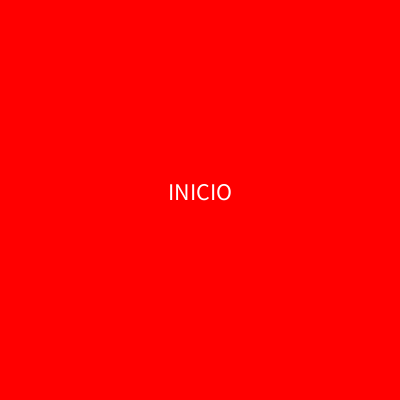
Frame 1 (no input)
Frame 60 (the mouse pressed at the canvas centre just before this capture): identical to frame 1, image omitted
Frame 120 (the mouse held since frame 60 and released just before this capture): identical to frame 1, image omitted

The Processing sketch that drew this single still picture (run headless with seeded random() and noise(); from frame 60 on, the mouse is pressed at the canvas centre):

// Processing sketch: pacman_estados
// ── pacman_estados.pde
Jugador bolita;
Jugador cuadradito;
Jugador personajeSeleccionado;

int numAlimento = 20;
Alimento[] comidita;

//definir nuestros estados
int INICIO = 1;
int MENU = 2;
int NIVEL1 = 3;
int PERDER = 4;
int GANAR = 5;

//guarda el estado en el que estamos
int estadoActual;

int puntaje = 0;

int tiempoDeInicio = 0;
int tiempoLimite = 10000;


void setup() {
  size(400, 400);
  textSize(24);
  estadoActual = INICIO;

  bolita = new Jugador(width/2, height/2, 10, "FLECHAS");
  cuadradito = new Jugador(width/2, height/2, 10, "WASD");

  comidita = new Alimento[numAlimento];
  for (int i = 0; i < numAlimento; i++) {
    comidita[i] = new Alimento();
  }
}

void draw() {
  background(255);

  if (estadoActual == INICIO) {
    //aqui deberia pasar todo lo que pasa en el inicio
    background(255, 0, 0);
    fill(255);
    textAlign(CENTER);
    text("INICIO", width/2, height/2);
  }

  ///////////////////////////INICIO///////////////////////////

  if (estadoActual == MENU) {
    //aqui deberia pasar todo lo que pasa en el inicio
    background(0, 255, 0);
    fill(0);
    textAlign(CENTER);
    text("MENU", width/2, 40);
    text("Escoge tu personaje!", width/2, 70);

    //boton 1
    fill(0);
    circle(width/2 - 75, height/2, 40);

    //boton 2
    fill(255);
    rectMode(CENTER);
    square(width/2 + 75, height/2, 40);
  }

  ///////////////////////////MENU///////////////////////////

  if (estadoActual == NIVEL1) {
    fill(0);
    textAlign(LEFT);
    text("PUNTAJE: " + puntaje, 20, 30);

    textAlign(RIGHT);
    int tiempoRestante = (tiempoLimite + tiempoDeInicio - millis())/1000;
    text("Tiempo: " + tiempoRestante, width - 20, 30);

    for (int i = 0; i < numAlimento; i++) {
      comidita[i].mostrarse();
      if (comidita[i].revisarDistancia(personajeSeleccionado) == true) { //true o false
        puntaje = puntaje + 1;
      }
    }

    personajeSeleccionado.dibujarse();
    personajeSeleccionado.moverse();

    //si tiene el puntaje para ganar cambia de estado
    if (puntaje >= 10) {
      estadoActual = GANAR;
    }

    //si se pasa del tiempo pierde
    if (millis() > tiempoDeInicio + tiempoLimite) {
      estadoActual = PERDER;
    }
  }

  ///////////////////////////NIVEL!///////////////////////////

  if (estadoActual == GANAR) {
    //aqui deberia pasar todo lo que pasa al ganar
    background(0, 0, 255);
    fill(0);
    textAlign(CENTER);
    text("FELICITACIONES!", width/2, height/2);
    text("GANASTE!!!!", width/2, height/2 + 20);
    puntaje = 0;
    personajeSeleccionado.reestablecer();
    for (int i = 0; i < numAlimento; i++) {
      comidita[i].reestablecer();
    }
  }

  if (estadoActual == PERDER) {
    //aqui deberia pasar todo lo que pasa al ganar
    background(255, 0, 0);
    fill(0);
    textAlign(CENTER);
    text("PERDISTE :(", width/2, height/2);
    puntaje = 0;
    personajeSeleccionado.reestablecer();
    for (int i = 0; i < numAlimento; i++) {
      comidita[i].reestablecer();
    }
  }
}

void keyPressed() {
  personajeSeleccionado.cambiarDireccion(keyCode);
}

void mouseReleased() {
  //cambiar de nivel cuando oprimo el mouse
  if (estadoActual == INICIO) {
    estadoActual = MENU;
  } else if (estadoActual == MENU) {
    //antes de pasar al nivel 1
    //vamos a guardar el tiempo de inicio
    tiempoDeInicio = millis();

    //seleccionar bolita boton 1
    if (dist(mouseX, mouseY, width/2 - 75, height/2) < 100) {
      personajeSeleccionado = bolita;
      estadoActual = NIVEL1;

      //seleccionar cuadraito boton 2
    } else if (dist(mouseX, mouseY, width/2 + 75, height/2) < 100) {
      personajeSeleccionado = cuadradito;
      estadoActual = NIVEL1;
    }
    //si ganamos o perdemos volvemos al inicio
  } else if (estadoActual == GANAR || estadoActual == PERDER) {
    estadoActual = INICIO;
  }
}

// ── alimento.pde
class Alimento {
  float x;
  float y;
  boolean invisible;

  Alimento() {
    x = random(width);
    y = random(height);
    invisible = false;
  }

  void mostrarse() {
    if (invisible == false) {
      fill(0);
      circle(x, y, 5);
    }
  }

  void desaparecer() {
    invisible = true;
  }
  
  void reestablecer() {
    invisible = false;
    x = random(width);
    y = random(height);
  }

  boolean revisarDistancia(Jugador j) {
    float dist = dist(x, y, j.x, j.y);

    if (dist < j.tam/2 && invisible != true) {
      desaparecer();
      j.crecer();
      return true;
    } else {
      return false;
    }
  }
}

// ── jugador.pde
class Jugador {
  float x, y; //posicion
  float dirX, dirY; //direccion
  float vel; //velocidad
  int tam; //tamaño
  String controles;

  Jugador(float px, float py, int pTam, String pControles) {
    x = px;
    y = py;
    tam = pTam;
    vel = 2;
    controles = pControles;
  }

  //funcion para dibujar un jugador
  void dibujarse() {
    noStroke();
    if (controles == "FLECHAS") {

      fill(255, 0, 0);
      circle(x, y, tam);
    } else if (controles == "WASD") {
      rectMode(CENTER);
      fill(0, 255, 0);
      square(x, y, tam);
    }
  }
  
  void reestablecer() {
    tam = 10;
    x = random(width);
    y = random(height);
    dirX = 0;
    dirY = 0;
  }
  
  void crecer() {
    tam = tam + 5;
  }

  void moverse() {
    x += dirX;
    y += dirY;

    x = constrain(x, tam/2, 400 - tam/2);
    y = constrain(y, tam/2, 400 - tam/2);
  }

  void cambiarDireccion(int tecla) {

    if (controles == "FLECHAS") {
      if (tecla == 37) { //LEFT es 37
        dirX = -vel; //velocidad en x negativa
        dirY = 0; //sin movimiento en y
      }

      if (tecla == 39) { //RIGHT es 39
        dirX = vel; //velocidad en x positiva
        dirY = 0; //sin movimiento en y
      }

      if (tecla == 38) { //UP es 38
        dirY = -vel; //velocidad en y negativa
        dirX = 0; //sin movimiento en x
      }

      if (tecla == 40) { //DOWN es 40
        dirY = vel; //velocidad en y positiva
        dirX = 0; //sin movimiento en x
      }
    }


    if (controles == "WASD") {
      if (tecla == 65) { //a es 65
        dirX = -vel; //velocidad en x negativa
        dirY = 0; //sin movimiento en y
      }

      if (tecla == 68) { //d es 68
        dirX = vel; //velocidad en x positiva
        dirY = 0; //sin movimiento en y
      }

      if (tecla == 87) { //w es 87
        dirY = -vel; //velocidad en y negativa
        dirX = 0; //sin movimiento en x
      }

      if (tecla == 83) { //S es 83
        dirY = vel; //velocidad en y positiva
        dirX = 0; //sin movimiento en x
      }
    }
  }
}
